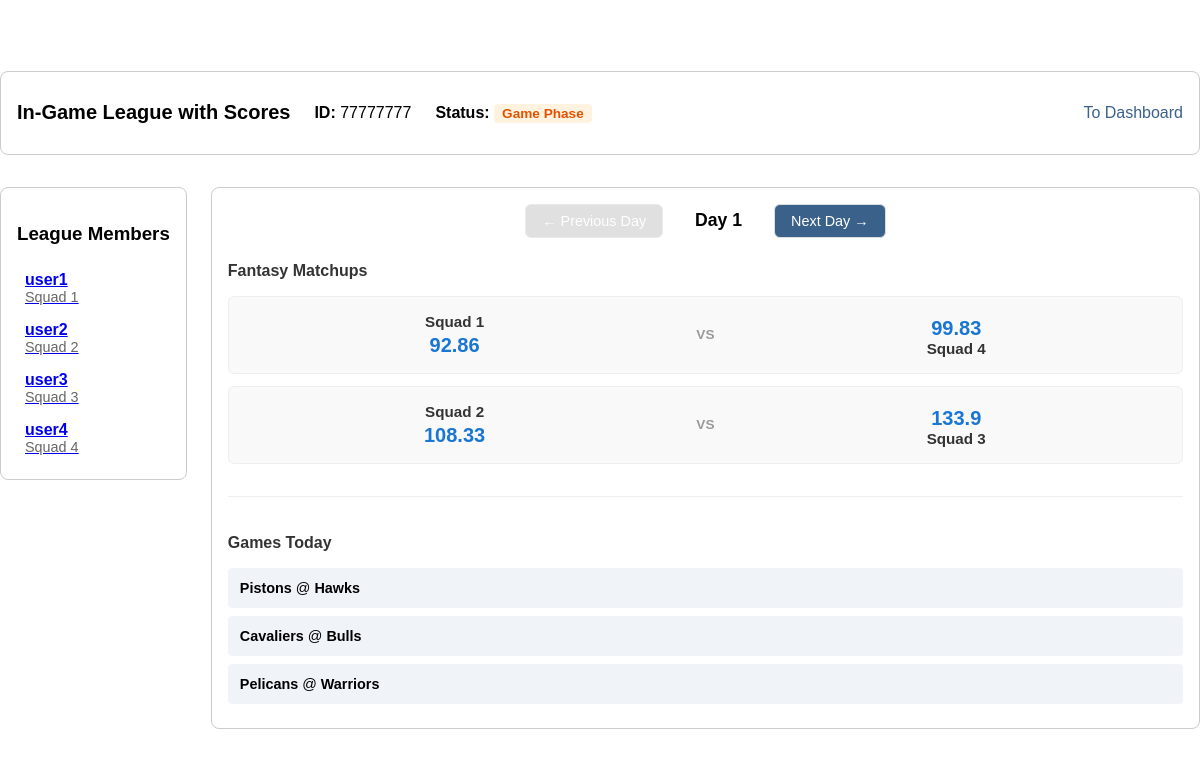
Page /league/77777777?day=1 (signed in) on the earlier database version.
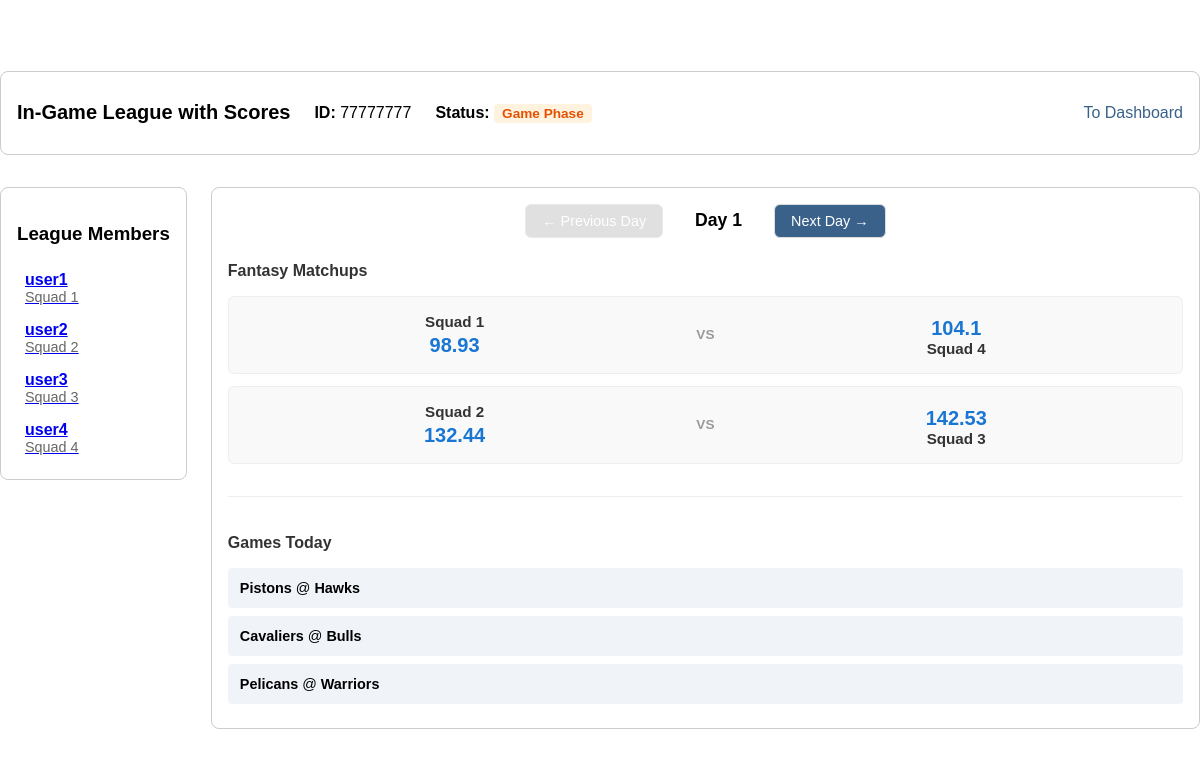
Same page on the later database version.
### tables this page shows
CREATE TABLE PlayerGame (
    LID INTEGER,
    matchupID INTEGER,
    day TEXT,
    teamID INTEGER,
    Score REAL,
    PRIMARY KEY (LID, matchupID, teamID),
    FOREIGN KEY (LID, matchupID) REFERENCES PlayerSchedule(LID, matchupID),
    FOREIGN KEY (teamID) REFERENCES PlayerTeam(teamID)
);

CREATE TABLE PlayerTeam (
    teamID INTEGER PRIMARY KEY,
    LID INTEGER,
    accountID INTEGER,
    teamName TEXT,
    FOREIGN KEY (LID) REFERENCES PlayerLeague(LID),
    FOREIGN KEY (accountID) REFERENCES PlayerAccount(accountID)
);

### app.py (the view, shortened to what this page needs)
@app.route("/league/<int:league_id>")
def league(league_id):
    conn = sqlite3.connect(DB_FILE)
    conn.row_factory = sqlite3.Row
    cursor = conn.cursor()
    cursor.execute(
        """SELECT LID as id, leagueName, status, ownerAccount, draftType, current_day
            FROM PlayerLeague
            WHERE LID = ?""",
        (league_id,)
        )
    league_data = cursor.fetchone()
    cursor.execute(
        """SELECT pt.teamID, pt.teamName as team_name, pa.username as name
            FROM PlayerTeam pt
            JOIN PlayerAccount pa on pt.accountID = pa.accountID
            WHERE pt.LID = ?""",
        (league_id,)
        )
    members = cursor.fetchall()
    current_turn_team_id = None
    if league_data and league_data['status'] == 'started':
        current_turn_team_id = get_current_draft_turn(cursor, league_id)
        if current_turn_team_id is None and league_data['status'] != 'final':
            conn.commit() # Status was updated to final inside get_current_draft_turn
    games = []
    nba_games = []
    current_day = None
    viewed_day = None
    max_day = None
    if league_data and league_data['status'] == 'game':
        current_day = league_data['current_day']
        viewed_day = request.args.get('day', current_day, type=int)
        cursor.execute(
            "SELECT MAX(week) FROM PlayerSchedule WHERE LID = ?",
            (league_id,)
        )
        result = cursor.fetchone()
        max_day = result[0] if result[0] else current_day
        viewed_day = max(1, min(viewed_day, max_day))
        cursor.execute(
            """SELECT ps.matchupID, ps.week, ps.T1, ps.T2,
                      pt1.teamName as team1_name, pt2.teamName as team2_name,
                      pg1.Score as team1_score, pg2.Score as team2_score
               FROM PlayerSchedule ps
               LEFT JOIN PlayerTeam pt1 ON ps.T1 = pt1.teamID
               LEFT JOIN PlayerTeam pt2 ON ps.T2 = pt2.teamID
               LEFT JOIN PlayerGame pg1 ON ps.LID = pg1.LID AND ps.matchupID = pg1.matchupID AND ps.T1 = pg1.teamID
               LEFT JOIN PlayerGame pg2 ON ps.LID = pg2.LID AND ps.matchupID = pg2.matchupID AND ps.T2 = pg2.teamID
               WHERE ps.LID = ? AND ps.week = ?
               ORDER BY ps.matchupID""",
            (league_id, viewed_day)
        )
        games = cursor.fetchall()
        cursor.execute("SELECT MIN(date) FROM NBASchedule")
        first_nba_date_result = cursor.fetchone()
        nba_games = []
        if first_nba_date_result and first_nba_date_result[0]:
            from datetime import datetime, timedelta
            date_str = first_nba_date_result[0].split()[0] if ' ' in first_nba_date_result[0] else first_nba_date_result[0]
            first_nba_date = datetime.strptime(date_str, '%Y-%m-%d')
            nba_date = first_nba_date + timedelta(days=viewed_day - 1)
            nba_date_str = nba_date.strftime('%Y-%m-%d')
            cursor.execute(
                """SELECT nt1.teamname as home_team, nt2.teamname as away_team
                   FROM NBASchedule ns
                   LEFT JOIN NBATeam nt1 ON ns.home = nt1.TID
                   LEFT JOIN NBATeam nt2 ON ns.away = nt2.TID
                   WHERE date(ns.date) = ?
                   ORDER BY ns.GID""",
                (nba_date_str,)
            )
            nba_games = cursor.fetchall()
    search = request.args.get('search', '')
    positions = request.args.getlist('position')
    query = "SELECT * FROM NBAPlayer WHERE playerName Like ?"
    search_parameter = '%' + search + '%'
    params = [search_parameter]
    query += "ORDER BY prevPlayerScore DESC"
    cursor.execute(query, params)
    player_list = cursor.fetchall()[:10]
    conn.close()
    if league_data is None:
        return redirect(url_for('dashboard'))
    return render_template("league.html", league=league_data, members=members,
                           player_list=player_list, current_turn=current_turn_team_id, games=games,
                           current_day=current_day, viewed_day=viewed_day, max_day=max_day, nba_games=nba_games)

### templates/league.html (shortened to what the changed rows need)
<!DOCTYPE html>
<html lang="en">
<head>
    <link rel="stylesheet" href="{{ url_for('static', filename='style.css') }}">
</head>
<body>
    <div class="league-container">
        <div class="league-header">
            <div class="league-info-group">
                <h1>{{ league.leagueName }}</h1>
            </div>
        </div>
        <div class="league-main-content">
            {% if league.status == 'game' %}
                <div class="games-section">
                    {% if games %}
                        <div class="games-list">
                            {% for game in games %}
                                <div class="game-matchup">
                                    <div class="team1">
                                        <span class="team-name">{{ game.team1_name }}</span>
                                        <span class="team-score">{{ game.team1_score or '-' }}</span>
                                    </div>
                                    <div class="vs">VS</div>
                                    <div class="team2">
                                        <span class="team-score">{{ game.team2_score or '-' }}</span>
                                        <span class="team-name">{{ game.team2_name }}</span>
                                    </div>
                                </div>
                            {% endfor %}
                        </div>
                    {% else %}
                        <p style="text-align: center; color: #999; padding: 2rem;">No games scheduled for this day.</p>
                    {% endif %}
                </div>
            {% endif %}
        </div>
    </div>
</body>
</html>

Differences in the rows shown:
changed PlayerGame "Squad 1": Score "92.86" → "98.93"; Score "99.83" → "104.1"
changed PlayerGame "Squad 2": Score "108.33" → "132.44"; Score "133.9" → "142.53"
